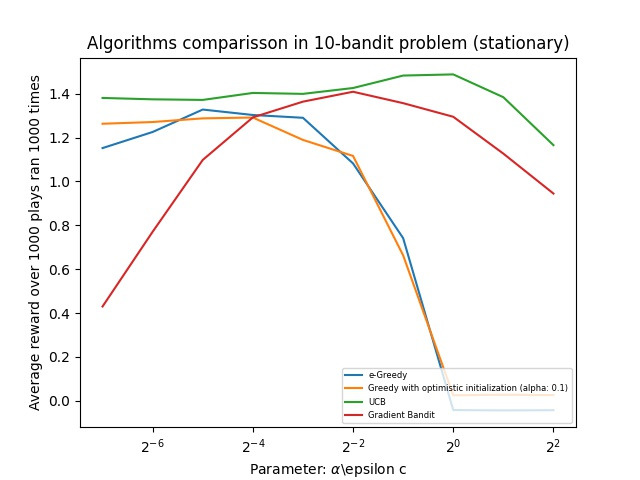

Write the Python code that produced this figure.
from common.agents import SAAgent, WAAgent, UCB_SAAgent, GAgent
from common.enviroments import Enviroment, StatTestbed
from pathlib import Path

import matplotlib.pyplot as plt 
import numpy as np

def main():
    thetas = np.logspace(-7, 2, num=10, base=2.0) # Parameters value in log2 scale
    scores_avg = np.zeros((len(thetas), 4)) # Average scores (of average scores on n iterations) on m plays
    iterations = 1000
    plays = 1000
    k = 10

    testbed = StatTestbed(k)

    for i in range(len(thetas)):
        agents = [SAAgent(thetas[i], k), WAAgent(0.1, thetas[i], k), UCB_SAAgent(thetas[i], k), GAgent(thetas[i], k)]
        env = Enviroment(agents, testbed, iterations, plays)
        scores, _ = env.run()
        scores_avg[i,:] = np.sum(scores, axis=0)/plays

    path = Path(__file__).resolve() # Path (and file name) to save the image
    legends = ['e-Greedy', 'Greedy with optimistic initialization (alpha: 0.1)', 'UCB', 'Gradient Bandit']
    plt.plot(thetas, scores_avg)
    plt.xscale("log", base=2)
    plt.title("Algorithms comparisson in {}-bandit problem (stationary)".format(k))
    plt.ylabel("Average reward over {} plays ran {} times".format(plays, iterations))
    plt.xlabel(r'Parameter: $\alpha $\epsilon c')
    plt.legend(legends, loc=4, prop={'size':6})    
    plt.savefig(path.with_suffix('.jpg'))

if __name__ == "__main__":
    main()
